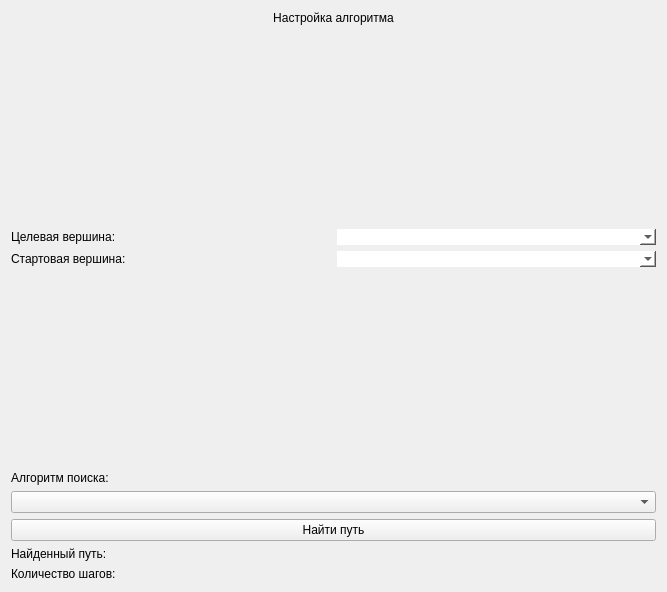
<?xml version="1.0" encoding="UTF-8"?>
<ui version="4.0">
 <class>AlgorithmEditWidget</class>
 <widget class="QWidget" name="AlgorithmEditWidget">
  <property name="geometry">
   <rect>
    <x>0</x>
    <y>0</y>
    <width>667</width>
    <height>592</height>
   </rect>
  </property>
  <property name="windowTitle">
   <string>Form</string>
  </property>
  <layout class="QVBoxLayout" name="verticalLayout">
   <item>
    <widget class="QLabel" name="algorithEditLabel">
     <property name="styleSheet">
      <string notr="true">font: 8pt &quot;Arial black&quot;;</string>
     </property>
     <property name="text">
      <string>Настройка алгоритма</string>
     </property>
     <property name="alignment">
      <set>Qt::AlignCenter</set>
     </property>
    </widget>
   </item>
   <item>
    <spacer name="verticalSpacer_2">
     <property name="orientation">
      <enum>Qt::Vertical</enum>
     </property>
     <property name="sizeHint" stdset="0">
      <size>
       <width>20</width>
       <height>40</height>
      </size>
     </property>
    </spacer>
   </item>
   <item>
    <layout class="QHBoxLayout" name="horizontalLayout">
     <item>
      <widget class="QLabel" name="startVertexLabel">
       <property name="minimumSize">
        <size>
         <width>125</width>
         <height>0</height>
        </size>
       </property>
       <property name="text">
        <string>Целевая вершина:</string>
       </property>
      </widget>
     </item>
     <item>
      <widget class="QComboBox" name="endVertexInput">
       <property name="styleSheet">
        <string notr="true">


QComboBox {background: white;
border: solid 1px;
}</string>
       </property>
      </widget>
     </item>
    </layout>
   </item>
   <item>
    <layout class="QHBoxLayout" name="horizontalLayout_2">
     <item>
      <widget class="QLabel" name="endVertexLabel">
       <property name="minimumSize">
        <size>
         <width>125</width>
         <height>0</height>
        </size>
       </property>
       <property name="text">
        <string>Стартовая вершина:</string>
       </property>
      </widget>
     </item>
     <item>
      <widget class="QComboBox" name="startVertexInput">
       <property name="styleSheet">
        <string notr="true">


QComboBox {background: white;
border: solid 1px;
}</string>
       </property>
      </widget>
     </item>
    </layout>
   </item>
   <item>
    <spacer name="verticalSpacer">
     <property name="orientation">
      <enum>Qt::Vertical</enum>
     </property>
     <property name="sizeHint" stdset="0">
      <size>
       <width>20</width>
       <height>40</height>
      </size>
     </property>
    </spacer>
   </item>
   <item>
    <layout class="QVBoxLayout" name="verticalLayout_2">
     <item>
      <widget class="QLabel" name="algorithmLabel">
       <property name="text">
        <string>Алгоритм поиска:</string>
       </property>
      </widget>
     </item>
     <item>
      <widget class="QComboBox" name="graphAlgorithmComboBox">
       <property name="editable">
        <bool>false</bool>
       </property>
      </widget>
     </item>
    </layout>
   </item>
   <item>
    <widget class="QPushButton" name="findWayButton">
     <property name="text">
      <string>Найти путь</string>
     </property>
    </widget>
   </item>
   <item>
    <widget class="QLabel" name="foundWayLabel">
     <property name="text">
      <string>Найденный путь:</string>
     </property>
    </widget>
   </item>
   <item>
    <widget class="QLabel" name="stepsCountLabel">
     <property name="text">
      <string>Количество шагов: </string>
     </property>
    </widget>
   </item>
  </layout>
 </widget>
 <resources/>
 <connections/>
</ui>
